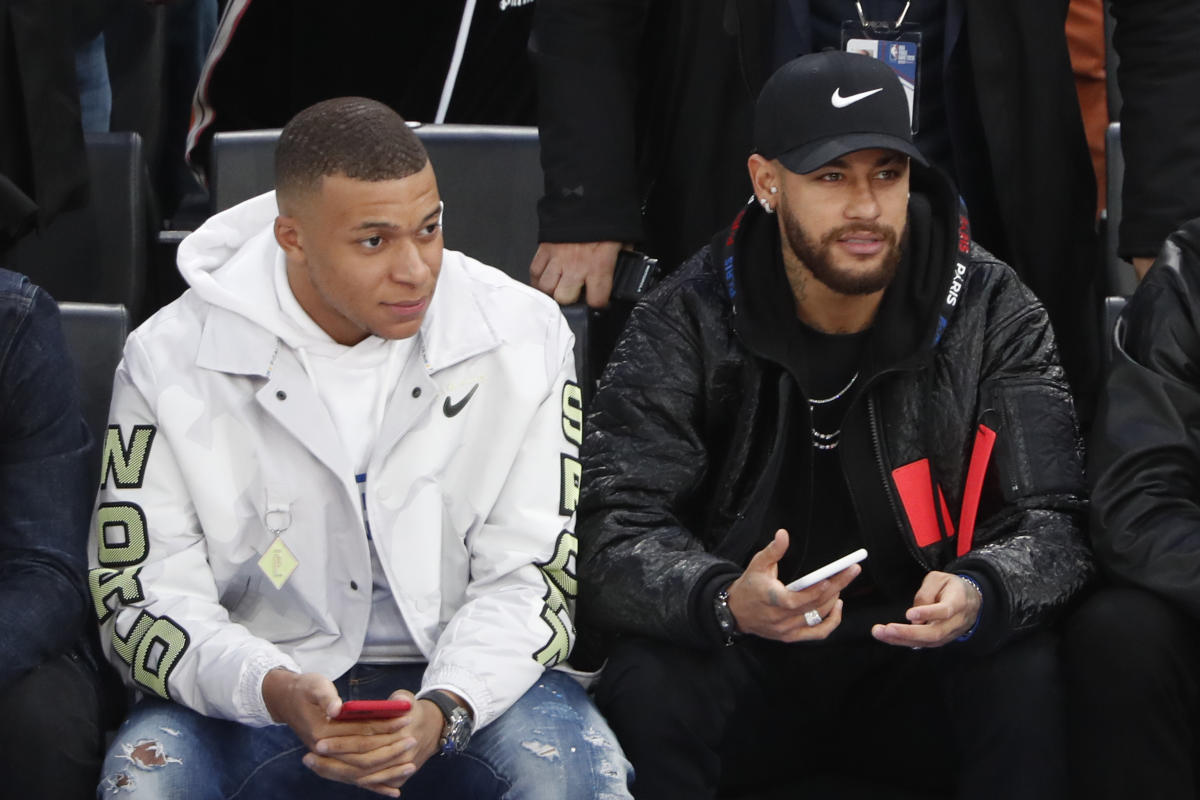
#> input picture HW2_part_2/source/mbappe.jpg, 1200 x 800 px
$ python lab2.py
#> lines starting #> are read from the running program, lines starting #| are printed output that depends on the picture; after the words box and inside, x2 and y2 are one past the last pixel; in counts of white or black regions, pixels touching at a corner belong together
# -*- coding: utf-8 -*-
"""
Created on Tue Dec  3 18:41:29 2024

@author: Ivan
"""

import cv2 as cv
import numpy as np
import matplotlib.pyplot as plt

def template_search(input_image, template, metric):
    img_full=cv.cvtColor(input_image, cv.COLOR_RGB2GRAY)
    img_cut=cv.cvtColor(template, cv.COLOR_RGB2GRAY)
    matching_output = cv.matchTemplate(img_full, img_cut, metric)
    least_value, peak_value, least_coord, peak_coord = cv.minMaxLoc(matching_output)
    highlight_start = peak_coord
    pattern_w, pattern_h = img_cut.shape[::-1]
    highlight_end = (highlight_start[0] + pattern_w, highlight_start[1] + pattern_h)
    output=input_image.copy()
    cv.rectangle(output, highlight_start, highlight_end, 255, 2)
    return output

img_full=cv.imread('mbappe.jpg')
#> img_full is the input picture: shape (800, 1200, 3); mean B, G, R 72.7, 71.7, 75.2
img_cut=cv.imread('mbappe_cut.jpg')
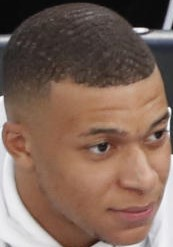
#> input picture HW2_part_2/source/mbappe_cut.jpg, 173 x 247 px
#> img_cut is the input picture: shape (247, 173, 3); mean B, G, R 89, 101.6, 127.3

methods_names = ['cv.TM_CCORR','cv.TM_CCORR_NORMED', 'cv.TM_SQDIFF', 'cv.TM_SQDIFF_NORMED']
methods = [cv.TM_CCORR,cv.TM_CCORR_NORMED, cv.TM_SQDIFF, cv.TM_SQDIFF_NORMED]
#Определение метрики
for method in range(len(methods)):
    output_image=template_search(img_full,img_cut,methods[method])
    plt.imshow(output_image[:,:,::-1])
    plt.title(methods_names[method])
    plt.show()
#> this loop made 4 passes
#> (least_value in template_search, peak_value in template_search, least_coord in template_search, highlight_start in template_search, highlight_end in template_search) on passes 1 to 4: (82390560, 963805120, (1027, 553), (385, 306), (558, 553)), (0.366, 1, (746, 553), (272, 94), (445, 341)), (80192, 804907392, (272, 94), (386, 444), (559, 691)), (0.000145, 1, (272, 94), (0, 0), (173, 247))


# Зашумлённая картинка
noise = np.zeros(img_full.shape, np.uint8)
cv.randn(noise, 0, 700)
noisy_img = cv.add(img_full, noise)
output_image=template_search(noisy_img,img_cut,cv.TM_CCORR_NORMED)
#> in template_search (call 5), `cv.rectangle(output, highlight_start, highlight_end, 255, 2)`: output: shape (800, 1200, 3); mean B, G, R 153.1, 71.4, 74.9
plt.imshow(output_image[:,:,::-1])
plt.title('TM_CCORR_NORMED')
plt.show()

#Перевёрнутая картинка
img_reversed=cv.imread('mbappe_reversed.jpg')
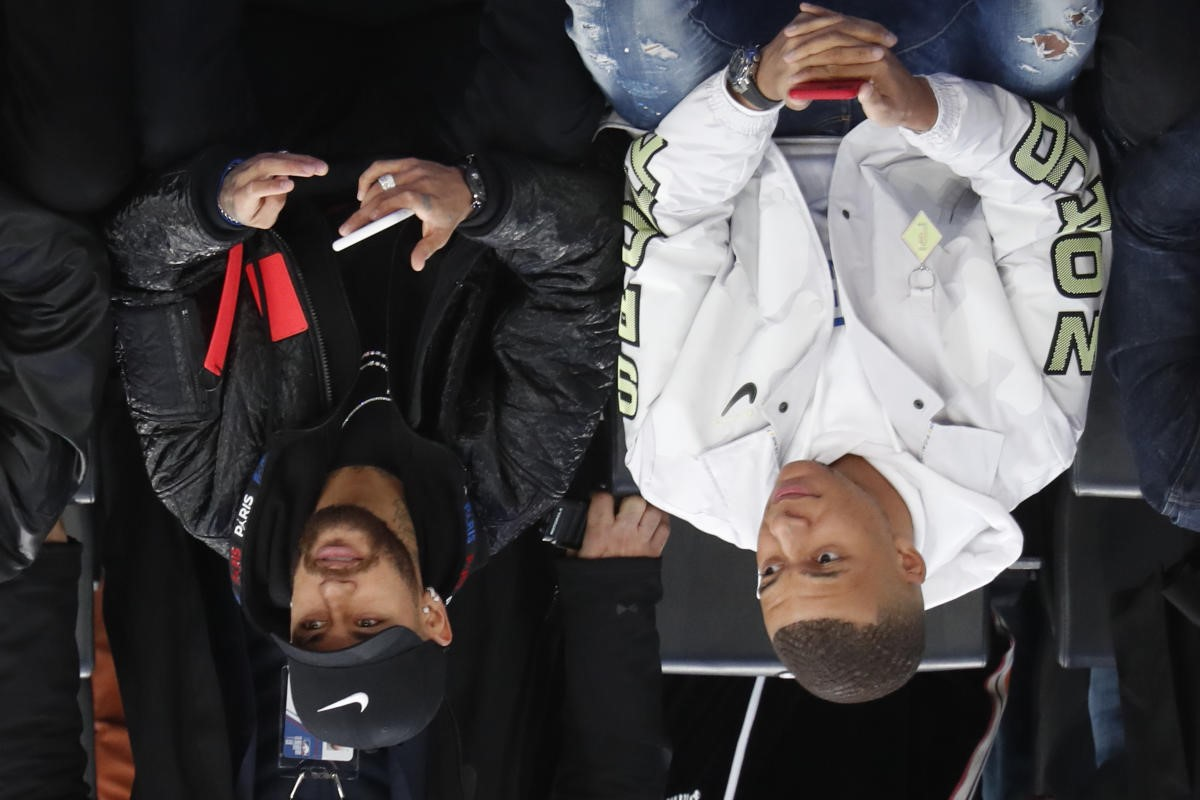
#> input picture HW2_part_2/source/mbappe_reversed.jpg, 1200 x 800 px
#> img_reversed is the input picture: shape (800, 1200, 3); mean B, G, R 72.7, 71.7, 75.3
output_image=template_search(img_reversed,img_cut,cv.TM_CCORR_NORMED)
#> in template_search (call 6), `cv.rectangle(output, highlight_start, highlight_end, 255, 2)`: output: shape (800, 1200, 3); 0.26% of pixels changed, all inside (x1, y1, x2, y2) = (791, 48, 967, 298)
plt.imshow(output_image[:,:,::-1])
plt.title('TM_CCORR_NORMED')
plt.show()

#Отзеркаленная картинка
img_mirrored=cv.imread('mbappe_mirrored.jpg')
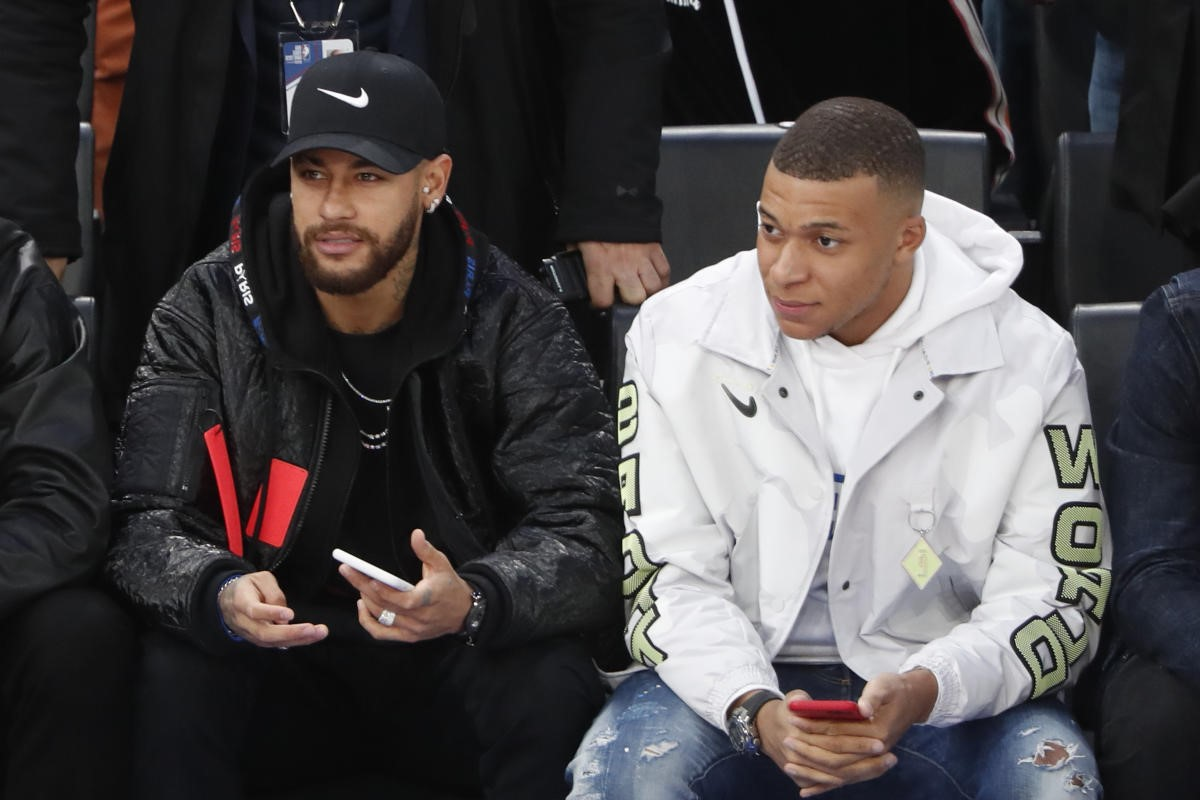
#> input picture HW2_part_2/source/mbappe_mirrored.jpg, 1200 x 800 px
#> img_mirrored is the input picture: shape (800, 1200, 3); mean B, G, R 72.7, 71.7, 75.3
output_image=template_search(img_mirrored,img_cut,cv.TM_CCORR_NORMED)
#> in template_search (call 7), `cv.rectangle(output, highlight_start, highlight_end, 255, 2)`: output: shape (800, 1200, 3); 0.26% of pixels changed, all inside (x1, y1, x2, y2) = (745, 93, 921, 343)
plt.imshow(output_image[:,:,::-1])
plt.title('TM_CCORR_NORMED')
plt.show()

#Кошка
img_1=cv.imread('cat_2.jpg')
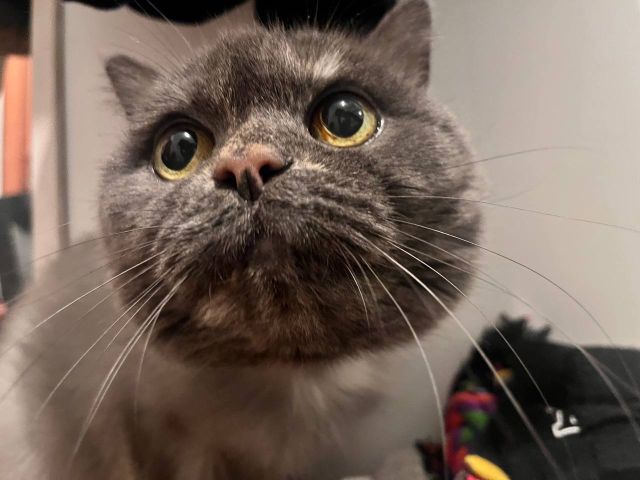
#> input picture HW2_part_2/source/cat_2.jpg, 1280 x 960 px (shown at 1/2 size)
#> img_1 is the input picture: shape (960, 1280, 3); mean B, G, R 91.7, 102.1, 118.2
img_2=cv.imread('cat_cut.jpg')
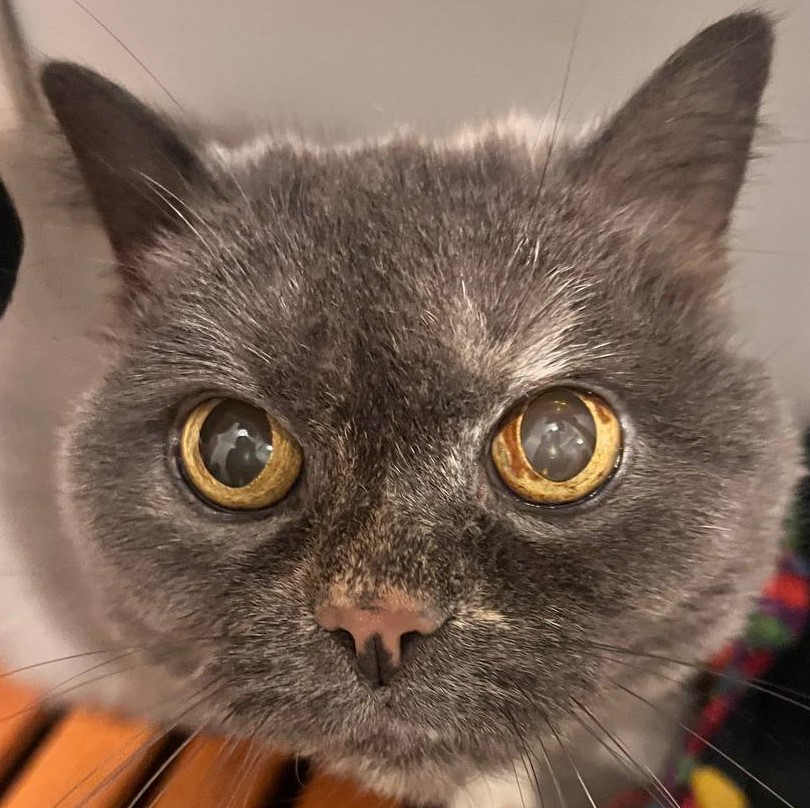
#> input picture HW2_part_2/source/cat_cut.jpg, 810 x 808 px
#> img_2 is the input picture: shape (808, 810, 3); mean B, G, R 86.8, 101.2, 123.8
output_image=template_search(img_1,img_2,cv.TM_CCORR_NORMED)
#> in template_search (call 8), `matching_output = cv.matchTemplate(img_full, img_cut, metric)`:
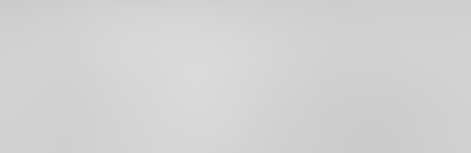
#> matching_output: shape (153, 471) float32; min 0.795, max 0.856, mean 0.826
#> in template_search (call 8), `least_value, peak_value, least_coord, peak_coord = cv.minMaxLoc(matchi..`: least_value = 0.795; peak_value = 0.856; least_coord = (0, 0); peak_coord = (196, 76)
#> in template_search (call 8), `highlight_end = (highlight_start[0] + pattern_w, highlight_start[1] + ..`: highlight_end = (1006, 884)
#> in template_search (call 8), `cv.rectangle(output, highlight_start, highlight_end, 255, 2)`:
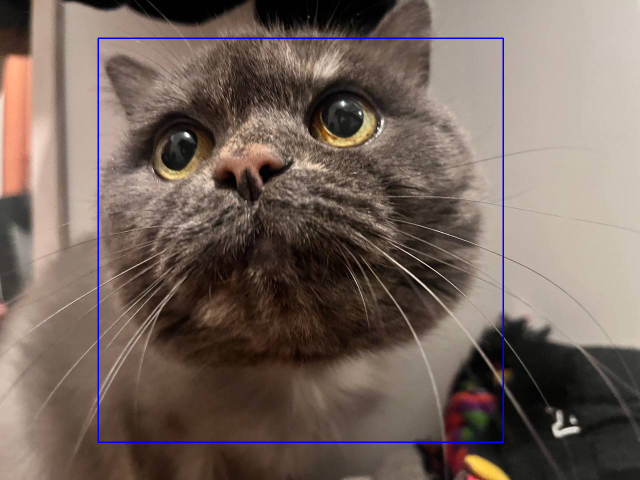
#> output: shape (960, 1280, 3) (shown at 1/2 size); 0.79% of pixels changed, all inside (x1, y1, x2, y2) = (195, 75, 1008, 886)
plt.imshow(output_image[:,:,::-1])
plt.title('TM_CCORR_NORMED')
plt.show()
plt.imshow(img_2[:,:,::-1])
plt.show()

#Цветок
img_1=cv.imread('flower_2.jpg')
img_2=cv.imread('flower_cut.jpg')
#> (the run stopped early here; a loop or call above may not have finished)
